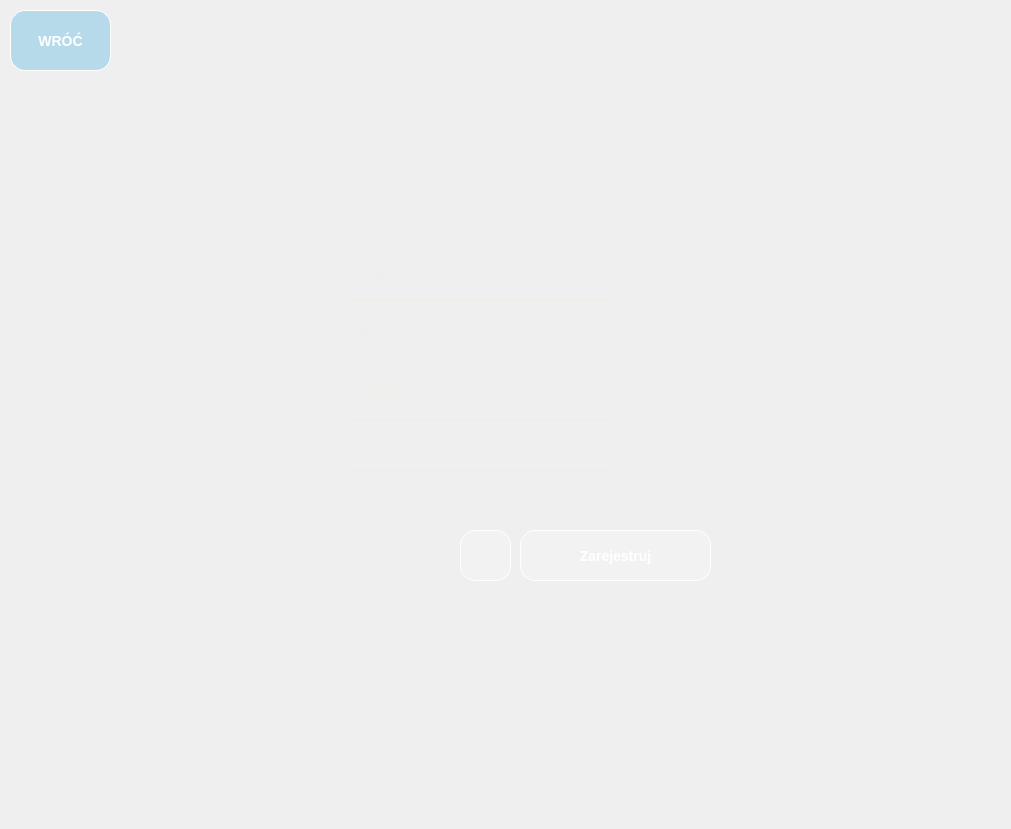
<?xml version="1.0" encoding="UTF-8"?>
<ui version="4.0">
 <class>Register</class>
 <widget class="QMainWindow" name="Register">
  <property name="geometry">
   <rect>
    <x>0</x>
    <y>0</y>
    <width>1011</width>
    <height>829</height>
   </rect>
  </property>
  <property name="sizePolicy">
   <sizepolicy hsizetype="Expanding" vsizetype="Expanding">
    <horstretch>0</horstretch>
    <verstretch>0</verstretch>
   </sizepolicy>
  </property>
  <property name="minimumSize">
   <size>
    <width>1011</width>
    <height>829</height>
   </size>
  </property>
  <property name="maximumSize">
   <size>
    <width>1011</width>
    <height>829</height>
   </size>
  </property>
  <property name="windowTitle">
   <string>Register</string>
  </property>
  <widget class="QWidget" name="centralwidget">
   <property name="styleSheet">
    <string notr="true">QWidget {
	font-family: 'Roboto', sans-serif;
    font-size: 16px;
	font-weight: bold;
}

QLineEdit {
    background-color: transparent;
    border-bottom: 1.5px solid rgb(238, 238, 231);
    border-radius: 0px;
    padding: 5px;
    color: rgb(238, 238, 231);
    position: relative;

}

#firstNameErrorLabel, #lastNameErrorLabel, #loginErrorLabel, #password2ErrorLabel, #passwordErrorLabel {
    background-color: transparent;
    color: rgba(230, 0, 0, 0.6);
	font-family: 'Roboto', sans-serif;
    font-size: 11px;
	font-style:italic;
}

QPushButton {
    color: #ffffff;
    border: 1px solid #ffffff;
    padding: 5px 5px;
    border-radius: 15px;
    text-transform: uppercase;
    font-weight: bold;
    font-size: 14px;
    transition: all 0.3s ease;
    cursor: pointer;
}

QPushButton:hover {
    border-color: #ffffff;
}</string>
   </property>
   <widget class="QLabel" name="background">
    <property name="geometry">
     <rect>
      <x>0</x>
      <y>0</y>
      <width>1011</width>
      <height>831</height>
     </rect>
    </property>
    <property name="sizePolicy">
     <sizepolicy hsizetype="Preferred" vsizetype="Preferred">
      <horstretch>0</horstretch>
      <verstretch>0</verstretch>
     </sizepolicy>
    </property>
    <property name="minimumSize">
     <size>
      <width>0</width>
      <height>0</height>
     </size>
    </property>
    <property name="maximumSize">
     <size>
      <width>16777215</width>
      <height>16777215</height>
     </size>
    </property>
    <property name="autoFillBackground">
     <bool>false</bool>
    </property>
    <property name="styleSheet">
     <string notr="true">background-image: url(:/background/background.png);</string>
    </property>
    <property name="text">
     <string/>
    </property>
    <property name="pixmap">
     <pixmap resource="sources/register.qrc">:/background/background.png</pixmap>
    </property>
    <property name="scaledContents">
     <bool>true</bool>
    </property>
   </widget>
   <widget class="QPushButton" name="registerButton">
    <property name="geometry">
     <rect>
      <x>520</x>
      <y>530</y>
      <width>191</width>
      <height>51</height>
     </rect>
    </property>
    <property name="styleSheet">
     <string notr="true">QPushButton {
    background-color: rgba(255, 255, 255, 0.2);
}

QPushButton:hover {
    background-color: rgba(255, 255, 255, 0.3);
}</string>
    </property>
    <property name="text">
     <string>Zarejestruj</string>
    </property>
   </widget>
   <widget class="QLabel" name="passwordIcon">
    <property name="geometry">
     <rect>
      <x>300</x>
      <y>420</y>
      <width>41</width>
      <height>51</height>
     </rect>
    </property>
    <property name="styleSheet">
     <string notr="true">image: url(:/password/password.png);</string>
    </property>
    <property name="text">
     <string/>
    </property>
   </widget>
   <widget class="QLineEdit" name="firstNameLabel">
    <property name="geometry">
     <rect>
      <x>350</x>
      <y>250</y>
      <width>261</width>
      <height>51</height>
     </rect>
    </property>
    <property name="font">
     <font>
      <family>Roboto,sans-serif</family>
      <pointsize>-1</pointsize>
      <weight>75</weight>
      <bold>true</bold>
     </font>
    </property>
    <property name="cursor">
     <cursorShape>IBeamCursor</cursorShape>
    </property>
    <property name="styleSheet">
     <string notr="true"/>
    </property>
    <property name="text">
     <string/>
    </property>
    <property name="maxLength">
     <number>250</number>
    </property>
    <property name="frame">
     <bool>true</bool>
    </property>
    <property name="alignment">
     <set>Qt::AlignLeading|Qt::AlignLeft|Qt::AlignVCenter</set>
    </property>
    <property name="placeholderText">
     <string>Imię</string>
    </property>
    <property name="cursorMoveStyle">
     <enum>Qt::LogicalMoveStyle</enum>
    </property>
   </widget>
   <widget class="QLineEdit" name="passwordLabel">
    <property name="geometry">
     <rect>
      <x>350</x>
      <y>420</y>
      <width>261</width>
      <height>51</height>
     </rect>
    </property>
    <property name="styleSheet">
     <string notr="true"/>
    </property>
    <property name="text">
     <string/>
    </property>
    <property name="maxLength">
     <number>250</number>
    </property>
    <property name="echoMode">
     <enum>QLineEdit::Password</enum>
    </property>
    <property name="alignment">
     <set>Qt::AlignLeading|Qt::AlignLeft|Qt::AlignVCenter</set>
    </property>
    <property name="placeholderText">
     <string>Hasło</string>
    </property>
   </widget>
   <widget class="QLabel" name="userIcon">
    <property name="geometry">
     <rect>
      <x>300</x>
      <y>250</y>
      <width>41</width>
      <height>51</height>
     </rect>
    </property>
    <property name="styleSheet">
     <string notr="true">image: url(:/login/login.png);</string>
    </property>
    <property name="text">
     <string/>
    </property>
   </widget>
   <widget class="QLineEdit" name="password2Label">
    <property name="geometry">
     <rect>
      <x>350</x>
      <y>470</y>
      <width>261</width>
      <height>51</height>
     </rect>
    </property>
    <property name="styleSheet">
     <string notr="true"/>
    </property>
    <property name="text">
     <string/>
    </property>
    <property name="maxLength">
     <number>250</number>
    </property>
    <property name="echoMode">
     <enum>QLineEdit::Password</enum>
    </property>
    <property name="alignment">
     <set>Qt::AlignLeading|Qt::AlignLeft|Qt::AlignVCenter</set>
    </property>
    <property name="placeholderText">
     <string>Powtórz hasło</string>
    </property>
   </widget>
   <widget class="QLineEdit" name="lastNameLabel">
    <property name="geometry">
     <rect>
      <x>350</x>
      <y>310</y>
      <width>261</width>
      <height>51</height>
     </rect>
    </property>
    <property name="font">
     <font>
      <family>Roboto,sans-serif</family>
      <pointsize>-1</pointsize>
      <weight>75</weight>
      <bold>true</bold>
     </font>
    </property>
    <property name="cursor">
     <cursorShape>IBeamCursor</cursorShape>
    </property>
    <property name="styleSheet">
     <string notr="true"/>
    </property>
    <property name="text">
     <string/>
    </property>
    <property name="maxLength">
     <number>250</number>
    </property>
    <property name="frame">
     <bool>true</bool>
    </property>
    <property name="alignment">
     <set>Qt::AlignLeading|Qt::AlignLeft|Qt::AlignVCenter</set>
    </property>
    <property name="placeholderText">
     <string>Nazwisko</string>
    </property>
    <property name="cursorMoveStyle">
     <enum>Qt::LogicalMoveStyle</enum>
    </property>
   </widget>
   <widget class="QLineEdit" name="loginLabel">
    <property name="geometry">
     <rect>
      <x>350</x>
      <y>370</y>
      <width>261</width>
      <height>51</height>
     </rect>
    </property>
    <property name="font">
     <font>
      <family>Roboto,sans-serif</family>
      <pointsize>-1</pointsize>
      <weight>75</weight>
      <bold>true</bold>
     </font>
    </property>
    <property name="cursor">
     <cursorShape>IBeamCursor</cursorShape>
    </property>
    <property name="styleSheet">
     <string notr="true"/>
    </property>
    <property name="text">
     <string/>
    </property>
    <property name="maxLength">
     <number>250</number>
    </property>
    <property name="frame">
     <bool>true</bool>
    </property>
    <property name="alignment">
     <set>Qt::AlignLeading|Qt::AlignLeft|Qt::AlignVCenter</set>
    </property>
    <property name="placeholderText">
     <string>Login</string>
    </property>
    <property name="cursorMoveStyle">
     <enum>Qt::LogicalMoveStyle</enum>
    </property>
   </widget>
   <widget class="QPushButton" name="backButton">
    <property name="geometry">
     <rect>
      <x>10</x>
      <y>10</y>
      <width>101</width>
      <height>61</height>
     </rect>
    </property>
    <property name="styleSheet">
     <string notr="true">QPushButton {
    background-color: rgba(99, 188, 230, 0.4);
}

QPushButton:hover {
     background-color: rgba(99, 188, 230, 0.6);
}</string>
    </property>
    <property name="text">
     <string>WRÓĆ</string>
    </property>
   </widget>
   <widget class="QLabel" name="password2ErrorLabel">
    <property name="geometry">
     <rect>
      <x>610</x>
      <y>470</y>
      <width>141</width>
      <height>51</height>
     </rect>
    </property>
    <property name="styleSheet">
     <string notr="true"/>
    </property>
    <property name="text">
     <string/>
    </property>
   </widget>
   <widget class="QLabel" name="loginErrorLabel">
    <property name="geometry">
     <rect>
      <x>610</x>
      <y>370</y>
      <width>141</width>
      <height>51</height>
     </rect>
    </property>
    <property name="styleSheet">
     <string notr="true"/>
    </property>
    <property name="text">
     <string/>
    </property>
    <property name="alignment">
     <set>Qt::AlignLeading|Qt::AlignLeft|Qt::AlignVCenter</set>
    </property>
   </widget>
   <widget class="QLabel" name="passwordErrorLabel">
    <property name="geometry">
     <rect>
      <x>610</x>
      <y>420</y>
      <width>141</width>
      <height>51</height>
     </rect>
    </property>
    <property name="styleSheet">
     <string notr="true"/>
    </property>
    <property name="text">
     <string/>
    </property>
   </widget>
   <widget class="QLabel" name="lastNameErrorLabel">
    <property name="geometry">
     <rect>
      <x>610</x>
      <y>310</y>
      <width>141</width>
      <height>51</height>
     </rect>
    </property>
    <property name="styleSheet">
     <string notr="true"/>
    </property>
    <property name="text">
     <string/>
    </property>
    <property name="alignment">
     <set>Qt::AlignLeading|Qt::AlignLeft|Qt::AlignVCenter</set>
    </property>
   </widget>
   <widget class="QLabel" name="firstNameErrorLabel">
    <property name="geometry">
     <rect>
      <x>610</x>
      <y>250</y>
      <width>141</width>
      <height>51</height>
     </rect>
    </property>
    <property name="styleSheet">
     <string notr="true"/>
    </property>
    <property name="text">
     <string/>
    </property>
    <property name="alignment">
     <set>Qt::AlignLeading|Qt::AlignLeft|Qt::AlignVCenter</set>
    </property>
   </widget>
   <widget class="QPushButton" name="infoButton">
    <property name="geometry">
     <rect>
      <x>460</x>
      <y>530</y>
      <width>51</width>
      <height>51</height>
     </rect>
    </property>
    <property name="styleSheet">
     <string notr="true">QPushButton {
    background-color: rgba(255, 255, 255, 0.2);
	image: url(:/info/info.png);
}

QPushButton:hover {
    background-color: rgba(255, 255, 255, 0.3);
}</string>
    </property>
    <property name="text">
     <string/>
    </property>
   </widget>
  </widget>
 </widget>
 <tabstops>
  <tabstop>firstNameLabel</tabstop>
  <tabstop>lastNameLabel</tabstop>
  <tabstop>loginLabel</tabstop>
  <tabstop>passwordLabel</tabstop>
  <tabstop>password2Label</tabstop>
  <tabstop>registerButton</tabstop>
  <tabstop>backButton</tabstop>
 </tabstops>
 <resources>
  <include location="sources/register.qrc"/>
 </resources>
 <connections/>
</ui>
